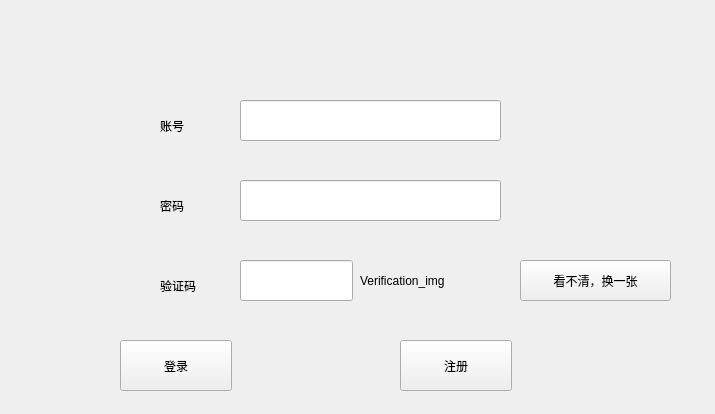
<?xml version="1.0" encoding="UTF-8"?>
<ui version="4.0">
 <class>Form</class>
 <widget class="QWidget" name="Form">
  <property name="geometry">
   <rect>
    <x>0</x>
    <y>0</y>
    <width>715</width>
    <height>414</height>
   </rect>
  </property>
  <property name="windowTitle">
   <string>讯影 v1.0</string>
  </property>
  <widget class="QPushButton" name="sign">
   <property name="geometry">
    <rect>
     <x>120</x>
     <y>340</y>
     <width>112</width>
     <height>51</height>
    </rect>
   </property>
   <property name="text">
    <string>登录</string>
   </property>
  </widget>
  <widget class="QLineEdit" name="password_input">
   <property name="geometry">
    <rect>
     <x>240</x>
     <y>180</y>
     <width>261</width>
     <height>41</height>
    </rect>
   </property>
  </widget>
  <widget class="QLineEdit" name="account_input">
   <property name="geometry">
    <rect>
     <x>240</x>
     <y>100</y>
     <width>261</width>
     <height>41</height>
    </rect>
   </property>
  </widget>
  <widget class="QPushButton" name="register_2">
   <property name="geometry">
    <rect>
     <x>400</x>
     <y>340</y>
     <width>112</width>
     <height>51</height>
    </rect>
   </property>
   <property name="text">
    <string>注册</string>
   </property>
  </widget>
  <widget class="QLabel" name="account">
   <property name="geometry">
    <rect>
     <x>160</x>
     <y>100</y>
     <width>81</width>
     <height>51</height>
    </rect>
   </property>
   <property name="text">
    <string>账号</string>
   </property>
  </widget>
  <widget class="QLabel" name="password">
   <property name="geometry">
    <rect>
     <x>160</x>
     <y>180</y>
     <width>81</width>
     <height>51</height>
    </rect>
   </property>
   <property name="text">
    <string>密码</string>
   </property>
  </widget>
  <widget class="QLabel" name="Verification">
   <property name="geometry">
    <rect>
     <x>160</x>
     <y>260</y>
     <width>61</width>
     <height>51</height>
    </rect>
   </property>
   <property name="text">
    <string>验证码</string>
   </property>
  </widget>
  <widget class="QLineEdit" name="Verification_input">
   <property name="geometry">
    <rect>
     <x>240</x>
     <y>260</y>
     <width>113</width>
     <height>41</height>
    </rect>
   </property>
  </widget>
  <widget class="QLabel" name="label">
   <property name="geometry">
    <rect>
     <x>360</x>
     <y>260</y>
     <width>151</width>
     <height>41</height>
    </rect>
   </property>
   <property name="text">
    <string>Verification_img</string>
   </property>
  </widget>
  <widget class="QPushButton" name="pushButton">
   <property name="geometry">
    <rect>
     <x>520</x>
     <y>260</y>
     <width>151</width>
     <height>41</height>
    </rect>
   </property>
   <property name="text">
    <string>看不清，换一张</string>
   </property>
  </widget>
 </widget>
 <resources/>
 <connections/>
</ui>
